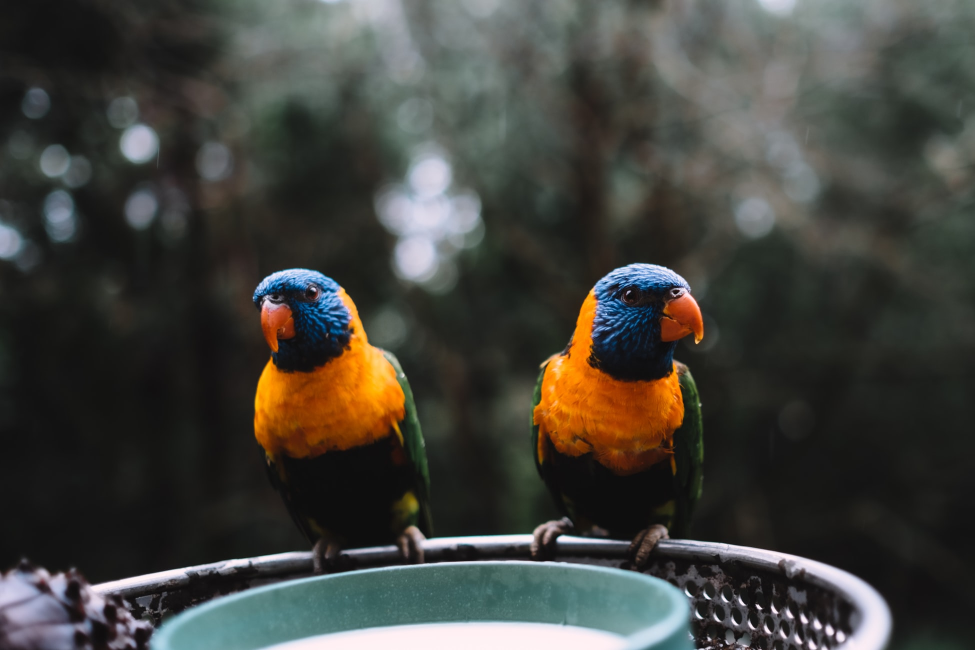
#> input picture images/birds.jpg, 1950 x 1300 px (shown at 1/2 size)
$ python -i mod.py   (imports and definitions only)   (older library calls are emulated)
#> lines starting #> are read from the running program, lines starting #| are printed output that depends on the picture
### triangler/edges.py
from enum import Enum
from typing import Union

import numba
import numpy as np
import skimage.restoration
from numpy.core.multiarray import ndarray
from scipy.signal import convolve2d
from skimage.color import rgb2gray, rgb2lab
from skimage.filters import scharr, gaussian
from skimage.filters.rank import entropy
from skimage.morphology import disk, dilation
from skimage.util import img_as_float64, img_as_ubyte

from triangler.sampling import (
    SampleMethod,
    poisson_disk_sample,
    threshold_sample,
)


class EdgeMethod(Enum):
    CANNY = 1
    ENTROPY = 2
    SOBEL = 3


class EdgePoints(object):
    __slots__ = ["width", "height", "edge_detector", "num_of_points", "edge_method"]

    def __init__(self, img: ndarray, n: int, edge: EdgeMethod):
        self.width = img.shape[0]
        self.height = img.shape[1]

        self.edge_detector: EdgeDetectors = EdgeDetectors(img)

        self.num_of_points = n

        self.edge_method: EdgeMethod = edge

    def get_edge_points(self, sampling: SampleMethod, blur: int = None) -> ndarray:
        """
        Retrieves the triangle points using Sobel | Canny | Threshold Edge Detection
        """
        if self.edge_method is EdgeMethod.CANNY:
            if blur is None:
                raise ValueError(
                    "To use Canny Edge Detector, you must call this method with (SampleMethod, int)"
                )
            edges = self.edge_detector.canny(blur)
        elif self.edge_method is EdgeMethod.ENTROPY:
            edges = self.edge_detector.entropy()
        elif self.edge_method is EdgeMethod.SOBEL:
            edges = self.edge_detector.sobel()
        else:
            raise ValueError(
                "Unexpected edge processing method: {}\n"
                "use {} instead: {}".format(
                    self.edge_method, SampleMethod.__name__, SampleMethod.__members__
                )
            )

        if sampling is SampleMethod.POISSON_DISK:
            sample_points = poisson_disk_sample(self.num_of_points, edges)
        elif sampling is SampleMethod.THRESHOLD:
            sample_points = threshold_sample(self.num_of_points, edges, 0.2)
        else:
            raise ValueError(
                "Unexpected sampling method: {}\n"
                "use {} instead: {}".format(
                    sampling, SampleMethod.__name__, SampleMethod.__members__
                )
            )

        corners = np.array(
            [
                [0, 0],
                [0, self.height - 1],
                [self.width - 1, 0],
                [self.width - 1, self.height - 1],
            ]
        )
        return np.append(sample_points, corners, axis=0)


class EdgeDetectors(object):
    __slots__ = ["img"]

    def __init__(self, img: ndarray):
        self.img: ndarray = img

    def sobel(self) -> ndarray:
        _img_as_float = self.img.astype(float)
        c: Union[int, float]
        _, _, c = _img_as_float.shape
        _img = (
            0.2126 * _img_as_float[:, :, 0]
            + 0.7152 * _img_as_float[:, :, 1]
            + 0.0722 * _img_as_float[:, :, 2]
            if c > 1
            else _img_as_float
        )

        kh = np.array(
            [
                [-1, -2, 0, 2, 1],
                [-4, -8, 0, 8, 4],
                [-6, -12, 0, 12, 6],
                [-4, -8, 0, 8, 4],
                [-1, -2, 0, 2, 1],
            ],
            dtype=float,
        )
        kv = np.array(
            [
                [1, 4, 6, 4, 1],
                [2, 8, 12, 8, 2],
                [0, 0, 0, 0, 0],
                [-2, -8, -12, -8, -2],
                [-1, -4, -6, -4, -1],
            ],
            dtype=float,
        )

        gx = convolve2d(_img, kh, mode="same", boundary="symm")
        gy = convolve2d(_img, kv, mode="same", boundary="symm")

        g = np.sqrt(gx * gx + gy * gy)
        g *= 255.0 / np.max(g)

        return g

    # [40 lines left out: functions entropy, canny, not called in this run]

### triangler/process.py
import warnings as _warnings
from typing import Union

import numba
import numpy as np
from numpy.core.multiarray import ndarray
from scipy.spatial import Delaunay
from skimage.draw import polygon
from skimage.io import imread

from triangler.color import ColorMethod
from triangler.edges import EdgePoints, EdgeMethod
from triangler.sampling import SampleMethod

np.random.seed(822)
_warnings.filterwarnings("ignore")


@numba.jit(fastmath=True, parallel=True)
def process(
        img: Union[ndarray, str],
        coloring: ColorMethod,
        sampling: SampleMethod,
        edging: EdgeMethod,
        points: int,
        blur: int,
        reduce: bool,
) -> np.array:
    if isinstance(img, str):
        img = imread(img)
    sample_points: ndarray = EdgePoints(img, points, edging).get_edge_points(
        sampling=sampling, blur=blur,
    )
    triangulated: Delaunay = Delaunay(sample_points)

    # noinspection PyUnresolvedReferences
    triangles = sample_points[triangulated.simplices]

    res = np.empty(
        shape=(2 * img.shape[0], 2 * img.shape[1], img.shape[2]), dtype=np.uint8
    )

    if coloring is ColorMethod.CENTROID:
        for triangle in triangles:
            i, j = polygon(2 * triangle[:, 0], 2 * triangle[:, 1], res.shape)
            res[i, j] = img[tuple(np.mean(triangle, axis=0, dtype=np.int32))]
    elif coloring is ColorMethod.MEAN:
        for triangle in triangles:
            i, j = polygon(2 * triangle[:, 0], 2 * triangle[:, 1], res.shape)
            res[i, j] = np.mean(
                img[polygon(triangle[:, 0], triangle[:, 1], img.shape)], axis=0
            )
    else:
        print(
            "Unexpected coloring method: {}\n"
            "use {} instead: {}".format(
                coloring, ColorMethod.__name__, ColorMethod.__members__
            )
        )
        exit()

    if reduce:
        raise RuntimeWarning("Option -l or --reduce is temporarily unavailable due to"
                             " the deprecated parameter multichannel of scikit-image.")

    # return pyramid_reduce(res, multichannel=True) if reduce else res
    return res

### triangler/mod.py
import os.path
from datetime import datetime
from typing import Union

import numpy as np
from PIL import Image
from numpy.core.multiarray import ndarray
from skimage.io import imread
from skimage.io import imsave

from triangler.color import ColorMethod
from triangler.edges import EdgeMethod
from triangler.process import process
from triangler.sampling import SampleMethod


class Triangler(object):
    """
    Triangler wrapper
    """

    def __init__(
        self,
        edge_method: EdgeMethod = EdgeMethod.SOBEL,
        sample_method: SampleMethod = SampleMethod.THRESHOLD,
        color_method: ColorMethod = ColorMethod.CENTROID,
        points: int = 1000,
        blur: int = 2,
        pyramid_reduce: bool = True,
    ):
        """
        :param edge_method: Edge detecting method
        :param sample_method: Sampling method
        :param color_method: Color transfer method
        :param points: The number of sampling points
        :param blur: Not required if you don't use Canny Edge Detecting
        :param pyramid_reduce: Use pyramid reduce
        """
        self.edge_method: EdgeMethod = edge_method
        self.sample_method: SampleMethod = sample_method
        self.color_method: ColorMethod = color_method
        self.points: int = points
        self.blur: int = blur
        self.pyramid_reduce: bool = pyramid_reduce

    def convert(self, source: Union[str, ndarray]) -> ndarray:
        """
        Return converted image as array
        :param source: An image you'd like to convert.
        :return:
        """
        if not isinstance(source, (str, ndarray)):
            raise TypeError("Supported type: str, ndarray but {}".format(type(source)))

        if isinstance(source, str):
            source = imread(source)

        return process(
            img=source,
            coloring=self.color_method,
            sampling=self.sample_method,
            edging=self.edge_method,
            points=self.points,
            blur=self.blur,
            reduce=self.pyramid_reduce,
        )

    def convert_and_save(self, source: Union[str, ndarray], output: str = None, verbose: bool = False) -> None:
        """
        Convert and save the result as image
        :param verbose:
        :param source: An image you'd like to convert.
        :param output: The name of the result image file.
        :return:
        """
        _is_source_string: bool = isinstance(source, str)
        _output_path = output or (
            "Triangler_{}.jpg".format(datetime.now().strftime("%H-%M-%b-%d-%G"))
            if not _is_source_string
            else "./" + (str().join(source.split(".")[:-1]) + "_tri." + source.split(".")[-1])
        )
        if verbose:
            print(
                "Converting {}...".format(
                    os.path.realpath(source) if _is_source_string else ""
                )
            )

        im = Image.fromarray(self.convert(source).astype(np.uint8))
        im.convert("RGB")
        im.save(_output_path)

        if verbose:
            print("Saved the result to '{}'".format(os.path.realpath(_output_path)))

>>> import cv2
>>> picture = cv2.imread('../images/birds.jpg', cv2.IMREAD_GRAYSCALE)
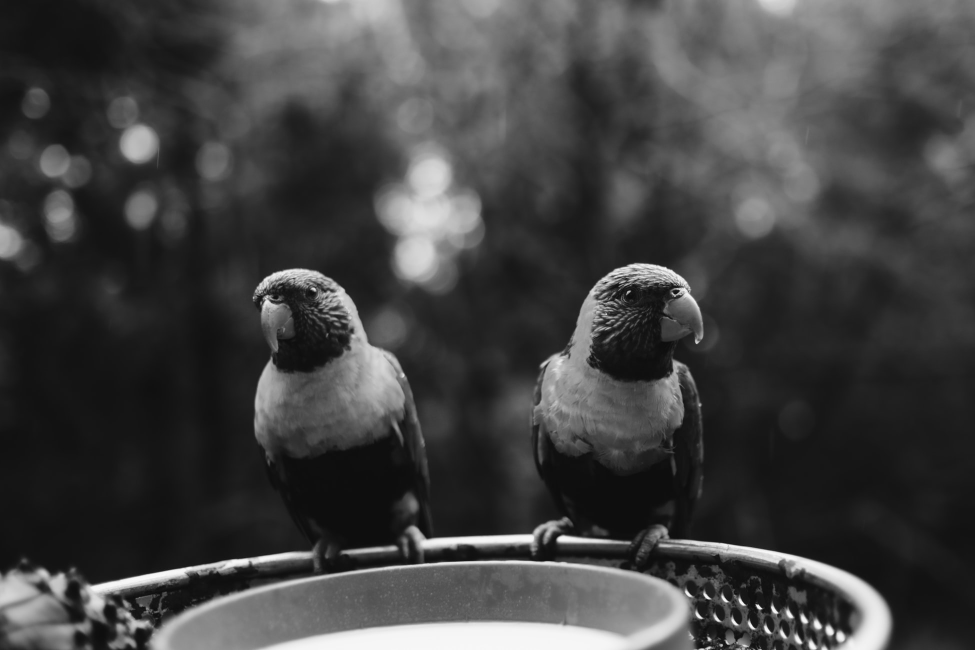
#> picture: shape (1300, 1950) (shown at 1/2 size); min 2, max 255, mean 66.1
>>> result = Triangler().convert_and_save(picture)
#> (the run stopped early here; a loop or call above may not have finished)
